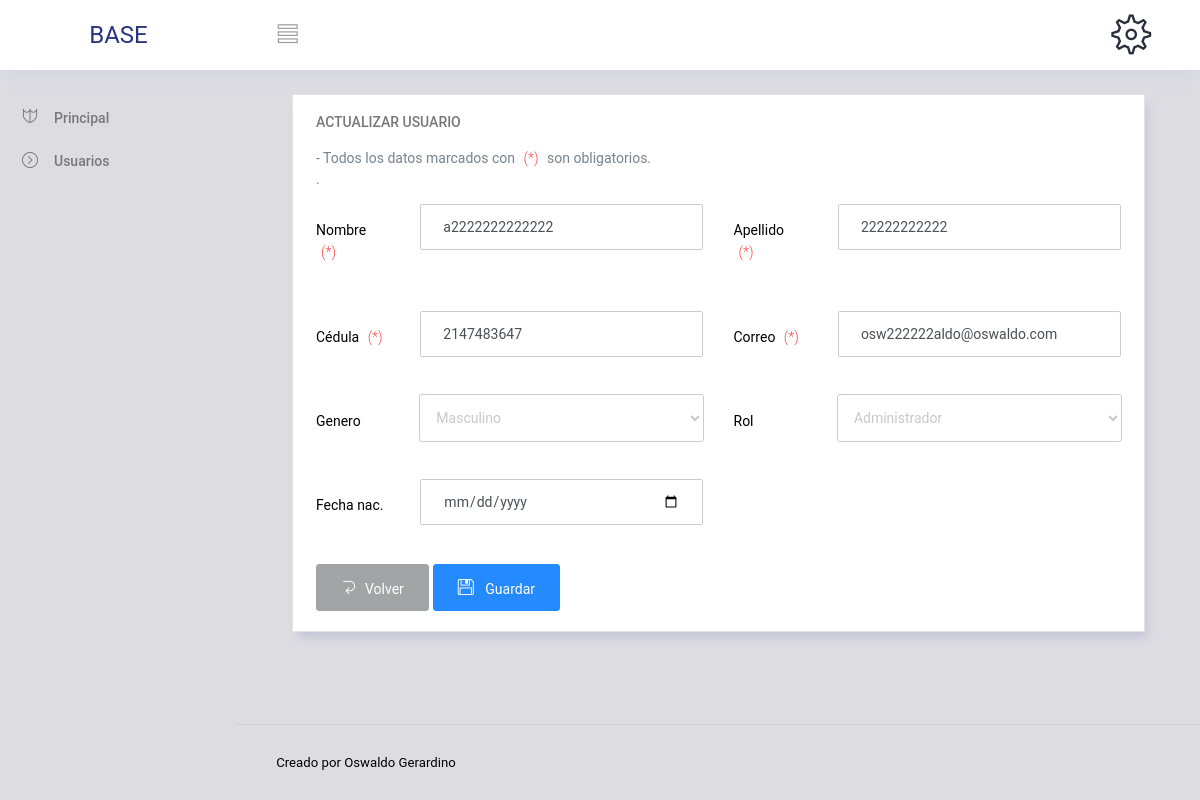
Screenshot of /vistas/usuarios/actualizar.php?id=28 (signed in) with the database file from the repository.
### tables this page shows
CREATE TABLE `usuarios` (
  `id` int(11) NOT NULL,
  `nombre` varchar(100) DEFAULT NULL,
  `apellido` varchar(100) DEFAULT NULL,
  `cedula` int(11) NOT NULL,
  `correo` varchar(100) NOT NULL,
  `genero` text NOT NULL,
  `fecha_nac` date DEFAULT NULL,
  `contrasena` text DEFAULT NULL,
  `rol` text NOT NULL
);

### clases/ClaseUsuario.php (called while the page is built, shortened)
<?php
  include('../../config/config.php');
  class ClaseUsuario extends ClaseGlobal {
    public function ConsultarUsuario($id=null) {
      $this->datos = mysqli_query($this->mysqli, "SELECT * FROM usuarios WHERE id=$id");
      return mysqli_fetch_assoc($this->datos);
    }
  }
  $usuario = new ClaseUsuario();
?>

### config/config.php (called while the page is built, shortened)
<?php
  class ClaseGlobal {
      private $databaseHost = '127.0.0.1';
      private $databaseNombre = 'base_php_poo';
      private $databaseNombreUsuario = 'root';
      private $databaseContrasena = '';
      function __construct(){
        $this->mysqli = mysqli_connect($this->databaseHost, $this->databaseNombreUsuario, $this->databaseContrasena, $this->databaseNombre);
      }
  }
?>

### vistas/usuarios/actualizar.php (the view, shortened to what this page needs)
<?php
  include('../../includes/header.php');
  include("../../clases/ClaseUsuario.php");
  $usuario->SesionStatus();
  if(isset($_GET['id'])){
    $datos= $usuario->ConsultarUsuario($_GET['id']);
  }
?>
<div class="main-panel">
  <div class="content-wrapper">
    <div class="col-12 grid-margin">
      <div class="card">
        <div class="card-body">
          <h4 class="card-title">ACTUALIZAR USUARIO </h4>
          <?php if($datos){ ?>
            <form method="POST" action="./actualizar.php?id=<?php echo $_GET['id']; ?>">
              <p class="card-description">
                - Todos los datos marcados con <code>(*)</code> son obligatorios.<br/>.
              </p>
              <div class="row">
                <div class="col-md-6">
                  <div class="form-group row">
                    <label class="col-sm-3 col-form-label">Nombre <code>(*)</code></label>
                    <div class="col-sm-9">
                      <input type="text" class="form-control" name="nombre" value="<?php echo $datos['nombre'] ?>"/>
                    </div>
                  </div>
                </div>
                <div class="col-md-6">
                  <div class="form-group row">
                    <label class="col-sm-3 col-form-label">Apellido <code>(*)</code></label>
                    <div class="col-sm-9">
                      <input type="text" class="form-control" name="apellido" value="<?php echo $datos['apellido'] ?>"/>
                    </div>
                  </div>
                </div>
              </div>
              <div class="row">
                <div class="col-md-6">
                  <div class="form-group row">
                    <label class="col-sm-3 col-form-label">Cédula <code>(*)</code></label>
                    <div class="col-sm-9">
                      <input type="text" class="form-control" name="cedula" value="<?php echo $datos['cedula'] ?>"/>
                    </div>
                  </div>
                </div>
                <div class="col-md-6">
                  <div class="form-group row">
                    <label class="col-sm-3 col-form-label">Correo <code>(*)</code></label>
                    <div class="col-sm-9">
                      <input type="text" class="form-control" name="correo" value="<?php echo $datos['correo'] ?>"/>
                    </div>
                  </div>
                </div>
              </div>
              <div class="row">
                <div class="col-md-6">
                  <div class="form-group row">
                    <label class="col-sm-3 col-form-label">Genero</label>
                    <div class="col-sm-9">
                      <select class="form-control" name="genero">
                        <?php
                          if($datos['correo'] == "femenino"){
                        ?>
                          <option value="femenino">Femenino</option>
                          <option value="masculino">Masculino</option>
                        <?php }else{ ?>
                          <option value="masculino">Masculino</option>
                        <?php } ?>
                      </select>
                    </div>
                  </div>
                </div>
                <div class="col-md-6">
                  <div class="form-group row">
                    <label class="col-sm-3 col-form-label">Rol</label>
                    <div class="col-sm-9">
                      <select class="form-control" name="rol">
                        <?php
                          if($datos['rol'] == "administrador"){
                        ?>
                          <option value="administrador">Administrador</option>
                        <?php }else{ ?>
                          <option value="usuario">Usuario</option>
                          <option value="administrador">Administrador</option>
                        <?php } ?>
                      </select>
                    </div>
                  </div>
                </div>
                <div class="col-md-6">
                  <div class="form-group row">
                    <label class="col-sm-3 col-form-label">Fecha nac.</label>
                    <div class="col-sm-9">
                      <input class="form-control" type="date" name="fecha_nacimiento" placeholder="dd/mm/yyyy" value="<?php echo $datos['fecha_nac']; ?>"/>
                    </div>
                  </div>
                </div>
              </div>
              <div class="row">
                <div class="col-md-6">
                  <a href="./lista.php" class="btn btn-secondary btn-icon-text text-white">
                  <i class="ti-back-left btn-icon-prepend"></i>Volver
                  </a>
                  <button type="submit" class="btn btn-primary btn-icon-text text-white">
                    <i class="ti-save btn-icon-prepend"></i>
                    Guardar
                  </button>
                </div>
              </div>
            </form>
          <?php } ?>
        </div>
      </div>
    </div>
  </div>
<?php include '../../includes/footer.php' ?>

### includes/header.php (shortened to what this page needs)
<!DOCTYPE html>
<html lang="es">
  <head>
    <link rel="stylesheet" href="../../assets/vendors/ti-icons/css/themify-icons.css">
    <link rel="stylesheet" href="../../assets/css/style.css">
  </head>
  <body>
    <div class="container-scroller">
      <?php include'top_menu.php'; ?>
      <div class="container-fluid page-body-wrapper">
        <?php include'sidebar.php'; ?>

### includes/top_menu.php (shortened to what this page needs)
<nav class="navbar col-lg-12 col-12 p-0 fixed-top d-flex flex-row">
  <div class="text-center navbar-brand-wrapper d-flex align-items-center justify-content-center">
    <a class="navbar-brand brand-logo" href="../../vistas/principal/principal.php">BASE</a>
  </div>
  <div class="navbar-menu-wrapper d-flex align-items-center justify-content-end">
    <button class="navbar-toggler navbar-toggler align-self-center" type="button" data-toggle="minimize">
      <span class="ti-view-list"></span>
    </button>
    <ul class="navbar-nav navbar-nav-right">
      <li class="nav-item nav-profile dropdown">
        <a class="nav-link dropdown-toggle" href="#" data-toggle="dropdown" id="profileDropdown">
          <i class="ti-settings text-dark display-3"></i>
        </a>
      </li>
    </ul>
  </div>
</nav>

### includes/sidebar.php
<nav class="sidebar sidebar-offcanvas" id="sidebar">
  <ul class="nav">
    <li class="nav-item">
      <a class="nav-link" href="../../vistas/principal/principal.php">
        <i class="ti-shield menu-icon"></i>
        <span class="menu-title">Principal</span>
      </a>
    </li>
    <li class="nav-item">
      <a class="nav-link" href="../../vistas/usuarios/lista.php">
        <i class="ti-arrow-circle-right menu-icon"></i>
        <span class="menu-title">Usuarios</span>
      </a>
    </li>
  </ul>
</nav>

### includes/footer.php (shortened to what this page needs)
        <footer class="footer">
          <div class="d-sm-flex justify-content-center justify-content-sm-between">
            <span class="float-none float-sm-right d-block mt-1 mt-sm-0 text-center">Creado por Oswaldo Gerardino</span>
          </div>
        </footer>
      </div>
    </div>
  </body>
</html>

### rows the page displays
usuarios: nombre "a2222222222222", apellido "22222222222", cedula "2147483647", correo "osw222222aldo@oswaldo.com", genero "Masculino", rol "Administrador"
